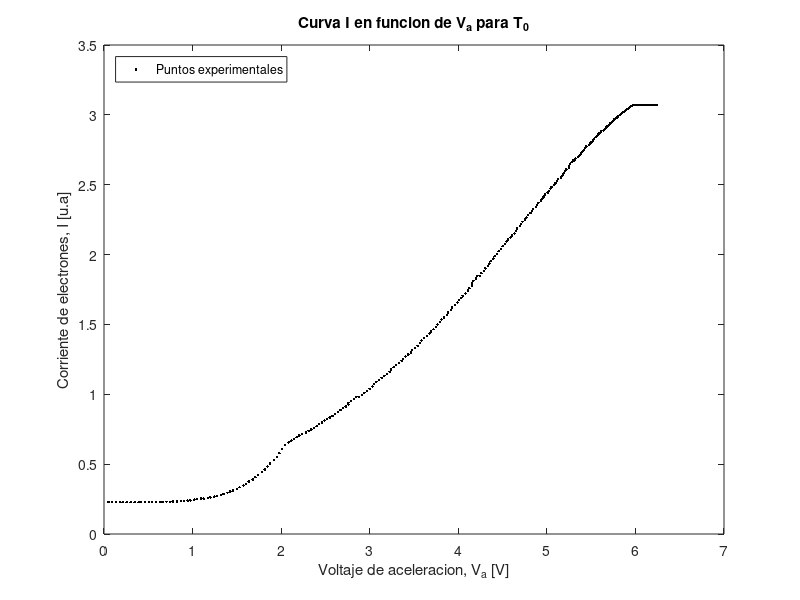
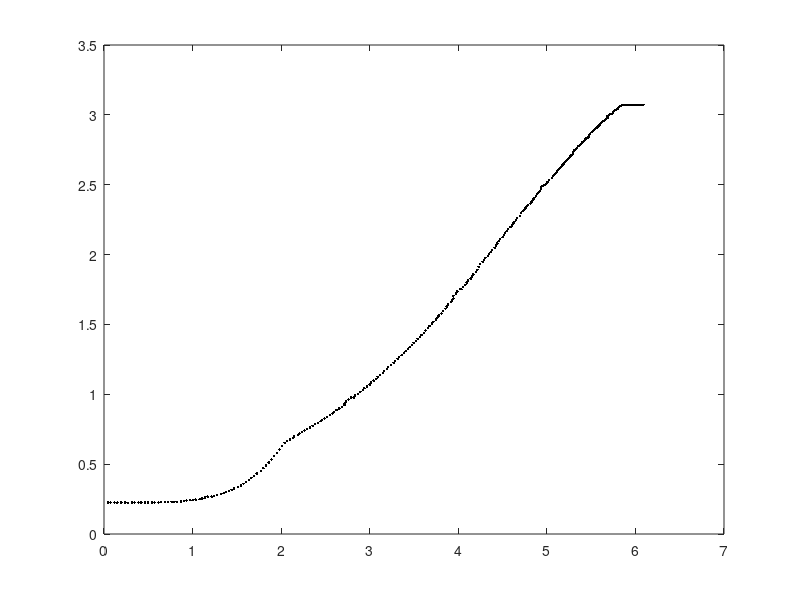
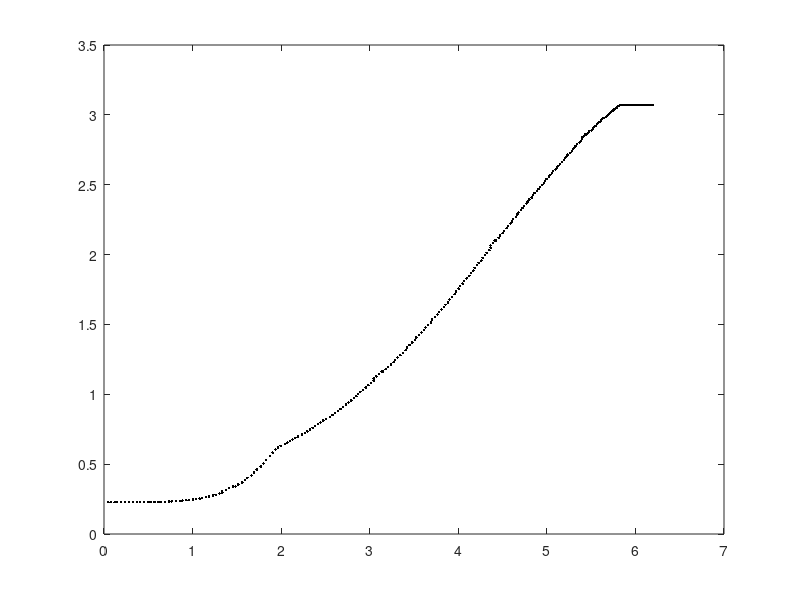
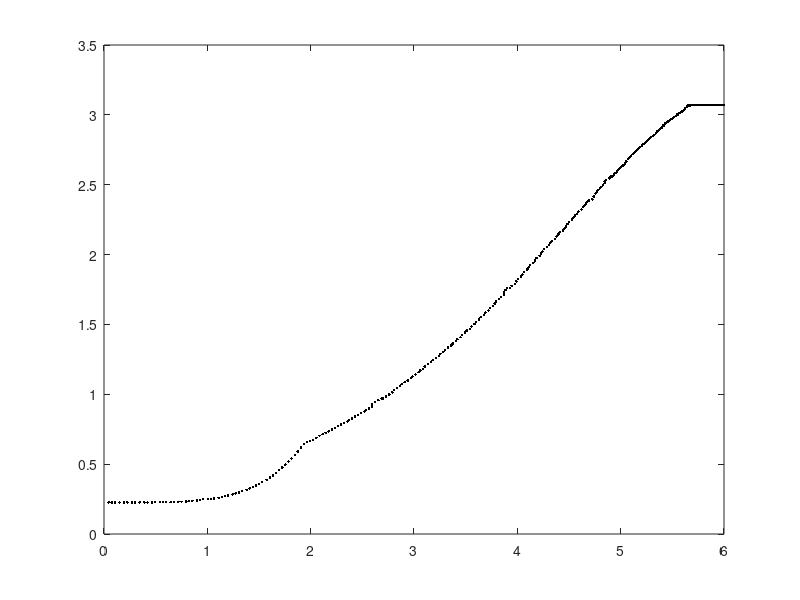

Reproduce these figures in MATLAB, in order.
clear all; close all;
Iv30 = [0.228	0.228	0.228	0.228	0.2295	0.2295	0.2295	0.2295	0.2295	0.228	0.228	0.228	0.228	0.228	0.228	0.228	0.228	0.228	0.228	0.2295	0.2295	0.231	0.231	0.2325	0.234	0.2355	0.237	0.2385	0.24	0.243	0.246	0.249	0.2535	0.2535	0.258	0.2625	0.267	0.273	0.2805	0.2865	0.2955	0.303	0.312	0.3225	0.3345	0.3465	0.36	0.375	0.39	0.4065	0.423	0.4425	0.462	0.483	0.5055	0.528	0.552	0.579	0.6075	0.636	0.6555	0.669	0.681	0.693	0.705	0.7155	0.7275	0.738	0.7485	0.759	0.7725	0.786	0.7995	0.8115	0.822	0.834	0.8445	0.858	0.8715	0.8865	0.9015	0.9135	0.927	0.939	0.9525	0.966	0.981	0.981	0.9945	1.0095	1.023	1.0395	1.056	1.074	1.089	1.1025	1.1175	1.1325	1.146	1.161	1.1775	1.194	1.209	1.2225	1.239	1.254	1.2705	1.2855	1.3005	1.3155	1.3305	1.347	1.365	1.3845	1.4025	1.419	1.434	1.4505	1.4655	1.482	1.5	1.518	1.5345	1.551	1.5675	1.5855	1.6035	1.6215	1.6395	1.656	1.674	1.6905	1.7055	1.722	1.7415	1.7595	1.7775	1.794	1.812	1.83	1.848	1.848	1.866	1.8825	1.9005	1.917	1.935	1.953	1.971	1.989	2.0055	2.0235	2.0415	2.0595	2.076	2.0925	2.1075	2.1225	2.1375	2.151	2.1675	2.1855	2.2035	2.22	2.235	2.25	2.265	2.2815	2.298	2.313	2.3265	2.3415	2.3565	2.37	2.3865	2.4015	2.415	2.43	2.4435	2.457	2.472	2.4855	2.5005	2.514	2.5275	2.541	2.553	2.5665	2.5815	2.5965	2.61	2.622	2.6355	2.6475	2.661	2.6745	2.6745	2.688	2.7	2.712	2.724	2.736	2.748	2.7615	2.7735	2.7855	2.796	2.8065	2.817	2.8275	2.8395	2.85	2.8605	2.871	2.88	2.889	2.8995	2.91	2.9205	2.928	2.937	2.9445	2.955	2.9655	2.9745	2.982	2.9895	2.997	3.0045	3.012	3.0195	3.0285	3.036	3.042	3.0495	3.057	3.063	3.069	3.0705	3.072	3.072	3.072	3.072	3.072	3.072	3.072	3.072	3.072	3.072	3.072	3.072	3.072	3.072	3.072	3.072	3.072	3.072	3.072	3.072	3.072]; 
Vv30 = [0.045	0.045	0.045	0.045	0.045	0.06	0.09	0.135	0.18	0.21	0.255	0.3	0.345	0.39	0.42	0.465	0.51	0.54	0.585	0.63	0.66	0.705	0.75	0.78	0.825	0.87	0.9	0.945	0.975	0.975	1.02	1.05	1.095	1.125	1.17	1.2	1.245	1.275	1.32	1.35	1.395	1.425	1.455	1.5	1.53	1.575	1.605	1.635	1.68	1.71	1.74	1.785	1.815	1.845	1.875	1.92	1.95	1.98	2.01	2.04	2.085	2.115	2.145	2.175	2.205	2.235	2.28	2.31	2.34	2.37	2.4	2.43	2.46	2.49	2.52	2.55	2.58	2.61	2.64	2.67	2.7	2.73	2.76	2.76	2.79	2.82	2.85	2.88	2.91	2.94	2.97	3	3.03	3.045	3.075	3.105	3.135	3.165	3.195	3.225	3.24	3.27	3.3	3.33	3.36	3.375	3.405	3.435	3.465	3.48	3.51	3.54	3.57	3.585	3.615	3.645	3.675	3.69	3.72	3.75	3.765	3.795	3.81	3.84	3.87	3.885	3.915	3.93	3.96	3.99	4.005	4.035	4.05	4.08	4.11	4.125	4.155	4.155	4.17	4.2	4.215	4.245	4.26	4.29	4.305	4.335	4.35	4.365	4.395	4.41	4.44	4.455	4.485	4.5	4.53	4.545	4.56	4.59	4.605	4.635	4.65	4.665	4.695	4.71	4.725	4.755	4.77	4.785	4.815	4.83	4.845	4.875	4.89	4.905	4.935	4.95	4.965	4.98	5.01	5.025	5.04	5.055	5.085	5.1	5.115	5.13	5.16	5.175	5.19	5.205	5.22	5.25	5.25	5.265	5.28	5.295	5.31	5.325	5.355	5.37	5.385	5.4	5.415	5.43	5.445	5.475	5.49	5.505	5.52	5.535	5.55	5.565	5.58	5.595	5.61	5.64	5.655	5.67	5.685	5.7	5.715	5.73	5.745	5.76	5.775	5.79	5.805	5.82	5.835	5.85	5.865	5.88	5.895	5.91	5.925	5.94	5.955	5.97	5.985	6	6.015	6.03	6.03	6.045	6.06	6.075	6.075	6.09	6.105	6.12	6.135	6.15	6.165	6.18	6.195	6.21	6.21	6.225	6.24	6.09];
Iv25 = [0.225	0.225	0.225	0.225	0.225	0.2265	0.225	0.225	0.225	0.2265	0.225	0.225	0.225	0.225	0.225	0.225	0.225	0.225	0.2235	0.225	0.2265	0.2265	0.2265	0.2265	0.2265	0.2265	0.2265	0.2265	0.228	0.2295	0.2295	0.231	0.231	0.231	0.2325	0.237	0.24	0.2415	0.243	0.246	0.249	0.252	0.258	0.2625	0.267	0.267	0.273	0.279	0.285	0.2925	0.3	0.3075	0.3165	0.327	0.336	0.348	0.36	0.3735	0.387	0.402	0.417	0.4335	0.4515	0.471	0.4905	0.5115	0.534	0.5565	0.579	0.6045	0.6315	0.6525	0.666	0.6765	0.687	0.6975	0.708	0.7185	0.7305	0.741	0.7515	0.762	0.774	0.786	0.7965	0.807	0.816	0.8265	0.837	0.8505	0.8625	0.8745	0.8865	0.8985	0.9105	0.924	0.936	0.9495	0.963	0.9765	0.9765	0.99	1.0035	1.017	1.0305	1.044	1.056	1.0695	1.0845	1.098	1.1115	1.125	1.1385	1.1535	1.167	1.182	1.1955	1.2105	1.2255	1.239	1.254	1.266	1.281	1.2945	1.3095	1.323	1.338	1.3545	1.368	1.3815	1.3965	1.4115	1.425	1.44	1.4565	1.473	1.4895	1.506	1.5195	1.536	1.551	1.5645	1.5795	1.596	1.6125	1.6275	1.644	1.659	1.6725	1.686	1.704	1.7205	1.737	1.752	1.752	1.7685	1.7835	1.8	1.815	1.8285	1.8435	1.8585	1.8735	1.8915	1.9125	1.9335	1.9485	1.9605	1.977	1.9905	2.004	2.0175	2.0325	2.049	2.0655	2.0805	2.0955	2.1105	2.124	2.139	2.154	2.1675	2.1825	2.1975	2.2095	2.2215	2.235	2.2485	2.262	2.2755	2.2965	2.31	2.3175	2.3295	2.343	2.355	2.367	2.3805	2.394	2.406	2.4195	2.433	2.4435	2.4555	2.4675	2.4795	2.49	2.4975	2.4975	2.5095	2.5215	2.535	2.5485	2.5605	2.571	2.5815	2.5935	2.6055	2.6175	2.6265	2.6385	2.6505	2.661	2.67	2.6805	2.691	2.703	2.7135	2.724	2.7345	2.745	2.7555	2.7645	2.775	2.7825	2.79	2.802	2.8125	2.823	2.8305	2.8365	2.844	2.8545	2.8635	2.8755	2.886	2.8935	2.901	2.9085	2.916	2.925	2.9325	2.9415	2.949	2.9565	2.964	2.9715	2.979	2.985	2.991	2.9985	3.0045	3.0045	3.012	3.0195	3.027	3.0345	3.0405	3.0465	3.051	3.0585	3.0645	3.069	3.0705	3.072	3.072	3.072	3.072	3.072	3.072	3.072	3.072	3.072	3.072	3.072	3.072	3.072	3.072	3.072	3.072	3.072	3.072	3.072	3.072	3.072];
Vv25 = [0.045	0.045	0.045	0.045	0.045	0.045	0.045	0.045	0.045	0.045	0.045	0.045	0.045	0.075	0.12	0.15	0.195	0.24	0.27	0.315	0.345	0.39	0.42	0.465	0.495	0.54	0.57	0.615	0.645	0.69	0.72	0.765	0.795	0.825	0.87	0.9	0.93	0.975	1.005	1.035	1.08	1.11	1.11	1.14	1.17	1.215	1.245	1.275	1.32	1.35	1.38	1.41	1.44	1.47	1.515	1.545	1.575	1.605	1.635	1.665	1.695	1.725	1.77	1.8	1.83	1.86	1.89	1.92	1.95	1.98	2.01	2.04	2.07	2.1	2.13	2.145	2.19	2.205	2.235	2.265	2.295	2.325	2.355	2.385	2.415	2.445	2.46	2.49	2.52	2.55	2.58	2.595	2.625	2.655	2.685	2.715	2.715	2.73	2.76	2.79	2.82	2.835	2.865	2.895	2.925	2.94	2.97	3	3.015	3.045	3.075	3.09	3.12	3.15	3.165	3.195	3.21	3.24	3.27	3.285	3.315	3.33	3.36	3.39	3.405	3.435	3.45	3.48	3.495	3.525	3.54	3.57	3.585	3.615	3.63	3.66	3.675	3.705	3.72	3.75	3.765	3.78	3.81	3.825	3.855	3.87	3.885	3.915	3.93	3.945	3.945	3.975	3.99	4.02	4.035	4.05	4.08	4.095	4.11	4.14	4.155	4.17	4.2	4.215	4.23	4.245	4.275	4.29	4.305	4.335	4.35	4.365	4.38	4.41	4.425	4.44	4.455	4.47	4.5	4.515	4.53	4.545	4.56	4.59	4.605	4.62	4.635	4.65	4.665	4.695	4.71	4.725	4.74	4.755	4.77	4.785	4.815	4.83	4.845	4.86	4.875	4.89	4.905	4.92	4.935	4.935	4.95	4.965	4.98	4.995	5.01	5.025	5.055	5.07	5.085	5.1	5.115	5.13	5.145	5.16	5.175	5.19	5.205	5.22	5.235	5.25	5.265	5.28	5.295	5.295	5.31	5.325	5.34	5.355	5.37	5.385	5.4	5.415	5.43	5.445	5.46	5.475	5.475	5.49	5.505	5.52	5.535	5.55	5.565	5.58	5.595	5.595	5.61	5.625	5.64	5.655	5.67	5.685	5.685	5.685	5.7	5.715	5.73	5.745	5.745	5.76	5.775	5.79	5.805	5.805	5.82	5.835	5.85	5.85	5.865	5.88	5.895	5.91	5.91	5.925	5.94	5.955	5.955	5.97	5.985	6	6	6.015	6.03	6.045	6.045	6.06	6.075	6.09	6.09];
Iv20 = [0.228	0.228	0.228	0.228	0.228	0.228	0.228	0.228	0.2295	0.2295	0.228	0.228	0.228	0.228	0.228	0.2295	0.2295	0.228	0.228	0.2295	0.2295	0.231	0.2325	0.234	0.2355	0.237	0.2385	0.2415	0.2445	0.2475	0.2505	0.2535	0.258	0.264	0.2685	0.2745	0.2805	0.2895	0.297	0.306	0.3165	0.3285	0.3405	0.3405	0.354	0.369	0.3855	0.402	0.42	0.4395	0.4605	0.483	0.5055	0.531	0.5565	0.582	0.6045	0.6195	0.6315	0.6435	0.654	0.666	0.6765	0.6885	0.699	0.711	0.723	0.735	0.747	0.7605	0.7725	0.786	0.798	0.8115	0.825	0.8385	0.852	0.867	0.8805	0.8955	0.9105	0.9255	0.9405	0.9555	0.972	0.987	1.002	1.017	1.032	1.0485	1.065	1.0815	1.0965	1.113	1.128	1.146	1.164	1.164	1.179	1.1955	1.212	1.23	1.2465	1.263	1.2795	1.2975	1.3155	1.335	1.353	1.371	1.3875	1.4055	1.4235	1.443	1.461	1.4775	1.4955	1.515	1.5345	1.5525	1.5705	1.5885	1.6065	1.6245	1.641	1.6575	1.677	1.695	1.716	1.737	1.7565	1.7745	1.7925	1.8105	1.83	1.848	1.8675	1.8855	1.905	1.9245	1.941	1.9575	1.977	1.9965	2.013	2.031	2.0475	2.0655	2.0835	2.1015	2.1015	2.1195	2.136	2.1525	2.1705	2.1885	2.205	2.2215	2.238	2.2545	2.271	2.286	2.301	2.3175	2.334	2.349	2.3655	2.379	2.394	2.409	2.4255	2.4405	2.4555	2.469	2.4825	2.499	2.514	2.5275	2.541	2.5575	2.571	2.5845	2.5965	2.61	2.6235	2.6355	2.649	2.6625	2.676	2.6895	2.7015	2.715	2.7285	2.742	2.754	2.766	2.778	2.79	2.8035	2.814	2.826	2.838	2.8485	2.859	2.859	2.8695	2.88	2.889	2.901	2.9115	2.922	2.9325	2.9415	2.9505	2.9595	2.9685	2.9775	2.9865	2.994	3.0045	3.0135	3.0225	3.0315	3.039	3.0465	3.054	3.0615	3.0675	3.0705	3.072	3.072	3.072	3.072	3.072	3.072	3.072	3.072	3.072	3.072	3.072	3.072	3.072	3.072	3.072	3.072	3.072	3.072	3.072	3.072	3.072	3.072	3.072	3.072	3.072];
Vv20 = [0.045	0.045	0.045	0.045	0.045	0.045	0.075	0.12	0.15	0.195	0.24	0.285	0.33	0.375	0.405	0.45	0.495	0.525	0.57	0.615	0.645	0.69	0.735	0.765	0.81	0.855	0.885	0.93	0.96	1.005	1.035	1.08	1.11	1.155	1.185	1.23	1.26	1.305	1.335	1.335	1.38	1.41	1.455	1.485	1.515	1.56	1.59	1.62	1.665	1.695	1.725	1.77	1.8	1.83	1.875	1.905	1.935	1.965	1.995	2.04	2.07	2.1	2.13	2.16	2.19	2.235	2.265	2.295	2.325	2.355	2.385	2.415	2.445	2.475	2.505	2.55	2.58	2.61	2.64	2.67	2.7	2.73	2.76	2.79	2.82	2.85	2.865	2.895	2.925	2.955	2.985	3.015	3.045	3.045	3.075	3.105	3.135	3.15	3.18	3.21	3.24	3.27	3.285	3.315	3.345	3.375	3.405	3.42	3.45	3.48	3.51	3.525	3.555	3.585	3.615	3.63	3.66	3.69	3.705	3.735	3.765	3.78	3.81	3.84	3.855	3.885	3.9	3.93	3.96	3.975	4.005	4.02	4.05	4.065	4.095	4.125	4.14	4.17	4.185	4.215	4.23	4.26	4.275	4.305	4.32	4.35	4.365	4.365	4.395	4.41	4.425	4.455	4.47	4.5	4.515	4.545	4.56	4.59	4.605	4.62	4.65	4.665	4.68	4.71	4.725	4.74	4.77	4.785	4.8	4.83	4.845	4.86	4.89	4.905	4.92	4.95	4.965	4.98	4.995	5.025	5.04	5.055	5.07	5.1	5.115	5.13	5.145	5.175	5.19	5.205	5.22	5.235	5.265	5.28	5.295	5.31	5.325	5.34	5.37	5.385	5.4	5.4	5.415	5.43	5.445	5.46	5.475	5.505	5.52	5.535	5.55	5.565	5.58	5.595	5.61	5.625	5.64	5.67	5.685	5.7	5.715	5.73	5.745	5.76	5.775	5.79	5.805	5.82	5.835	5.85	5.865	5.88	5.895	5.91	5.925	5.94	5.955	5.97	5.97	5.985	6	6.015	6.03	6.045	6.06	6.075	6.09	6.105	6.12	6.135	6.15	6.165	6.18	6.195];
Iv15 = [0.2265	0.2265	0.2265	0.225	0.2265	0.2265	0.2265	0.225	0.2265	0.2265	0.2265	0.2265	0.2265	0.2265	0.2265	0.2265	0.2265	0.2265	0.228	0.228	0.228	0.228	0.228	0.2295	0.231	0.231	0.2325	0.2355	0.237	0.24	0.243	0.2445	0.249	0.252	0.252	0.255	0.2595	0.2655	0.2715	0.276	0.2835	0.291	0.2985	0.3075	0.3165	0.327	0.3375	0.348	0.36	0.3735	0.3885	0.4035	0.42	0.438	0.456	0.4755	0.4965	0.519	0.5415	0.5655	0.591	0.618	0.6435	0.6585	0.666	0.6735	0.6885	0.7035	0.714	0.7245	0.735	0.747	0.759	0.771	0.783	0.7935	0.8055	0.816	0.828	0.84	0.8535	0.8655	0.8775	0.8895	0.8985	0.9135	0.9285	0.9435	0.957	0.9705	0.9705	0.9855	0.999	1.014	1.029	1.044	1.059	1.0725	1.086	1.0995	1.1145	1.128	1.143	1.158	1.17	1.182	1.1985	1.215	1.23	1.2435	1.2585	1.275	1.29	1.3035	1.3185	1.3335	1.3485	1.3635	1.38	1.395	1.4085	1.425	1.4415	1.4565	1.4685	1.485	1.503	1.5195	1.536	1.5525	1.569	1.584	1.6005	1.6155	1.632	1.6485	1.665	1.6815	1.6965	1.7115	1.7295	1.746	1.7625	1.7625	1.776	1.7895	1.8075	1.8255	1.842	1.8585	1.8765	1.893	1.908	1.9245	1.941	1.9575	1.9755	1.9905	2.007	2.022	2.0385	2.0535	2.07	2.085	2.097	2.1105	2.1285	2.1435	2.1585	2.1735	2.187	2.202	2.2185	2.235	2.25	2.265	2.2785	2.2905	2.307	2.3235	2.3385	2.352	2.3655	2.379	2.3865	2.3955	2.4165	2.4375	2.451	2.463	2.475	2.4855	2.499	2.511	2.523	2.535	2.5455	2.559	2.559	2.5725	2.5845	2.595	2.6085	2.6205	2.631	2.6385	2.6505	2.667	2.682	2.6955	2.7075	2.718	2.727	2.7375	2.7495	2.76	2.7705	2.7795	2.79	2.8005	2.8095	2.82	2.8305	2.841	2.8485	2.856	2.868	2.8815	2.892	2.901	2.91	2.919	2.928	2.937	2.946	2.9535	2.961	2.9685	2.9775	2.985	2.991	2.9985	3.006	3.0135	3.018	3.024	3.033	3.042	3.0495	3.057	3.063	3.0675	3.0675	3.0705	3.072	3.072	3.072	3.072	3.072	3.072	3.072	3.072	3.072	3.072	3.072	3.072	3.072	3.072	3.072	3.072	3.072	3.072	3.072	3.072	3.072	3.072	3.072	3.072	3.072	3.072	3.072];
Vv15 = [0.045	0.045	0.045	0.045	0.045	0.045	0.045	0.075	0.105	0.15	0.195	0.225	0.27	0.3	0.345	0.39	0.42	0.465	0.495	0.54	0.57	0.6	0.645	0.675	0.72	0.75	0.795	0.825	0.855	0.9	0.93	0.93	0.96	1.005	1.035	1.065	1.11	1.14	1.17	1.2	1.245	1.275	1.305	1.335	1.38	1.41	1.44	1.47	1.5	1.53	1.575	1.605	1.635	1.665	1.695	1.725	1.755	1.785	1.815	1.845	1.875	1.905	1.935	1.965	1.995	2.025	2.055	2.085	2.115	2.145	2.175	2.205	2.235	2.265	2.295	2.325	2.355	2.37	2.4	2.43	2.46	2.49	2.52	2.535	2.565	2.595	2.595	2.625	2.655	2.685	2.7	2.73	2.76	2.79	2.805	2.835	2.865	2.88	2.91	2.94	2.97	2.985	3.015	3.045	3.06	3.09	3.105	3.135	3.165	3.18	3.21	3.24	3.255	3.285	3.3	3.33	3.36	3.375	3.405	3.42	3.45	3.465	3.495	3.51	3.54	3.555	3.585	3.6	3.63	3.645	3.675	3.69	3.72	3.735	3.765	3.78	3.795	3.825	3.84	3.87	3.87	3.885	3.9	3.93	3.945	3.975	3.99	4.005	4.035	4.05	4.065	4.095	4.11	4.125	4.155	4.17	4.185	4.215	4.23	4.245	4.26	4.29	4.305	4.32	4.335	4.365	4.38	4.395	4.41	4.44	4.455	4.47	4.485	4.5	4.53	4.545	4.56	4.575	4.59	4.62	4.635	4.65	4.665	4.68	4.695	4.725	4.74	4.755	4.77	4.785	4.8	4.815	4.83	4.845	4.845	4.86	4.89	4.905	4.92	4.935	4.95	4.965	4.98	4.995	5.01	5.025	5.04	5.055	5.07	5.085	5.1	5.115	5.13	5.145	5.16	5.175	5.19	5.205	5.22	5.235	5.25	5.265	5.28	5.295	5.31	5.325	5.34	5.355	5.37	5.385	5.4	5.415	5.415	5.43	5.445	5.46	5.475	5.49	5.505	5.52	5.535	5.55	5.55	5.565	5.58	5.595	5.61	5.625	5.625	5.64	5.64	5.655	5.67	5.685	5.7	5.715	5.715	5.73	5.745	5.76	5.775	5.775	5.79	5.805	5.82	5.835	5.835	5.85	5.865	5.88	5.88	5.895	5.91	5.925	5.925	5.94	5.955	5.97	5.97	5.985	6];
Iv10 = [0.2265	0.2265	0.228	0.228	0.228	0.228	0.228	0.228	0.2265	0.2265	0.228	0.2295	0.2295	0.2295	0.2295	0.2295	0.228	0.228	0.228	0.228	0.2295	0.2295	0.2295	0.2295	0.2295	0.231	0.231	0.2325	0.2325	0.234	0.2355	0.2385	0.24	0.2415	0.2445	0.2475	0.2505	0.2505	0.255	0.258	0.264	0.2685	0.2745	0.2805	0.288	0.2955	0.303	0.312	0.3225	0.333	0.345	0.3585	0.3735	0.39	0.408	0.426	0.4455	0.468	0.4905	0.5145	0.54	0.5685	0.597	0.624	0.6435	0.657	0.6705	0.684	0.696	0.7095	0.7215	0.7335	0.7455	0.7575	0.7695	0.783	0.795	0.8085	0.8205	0.8355	0.849	0.8625	0.876	0.891	0.906	0.921	0.936	0.9495	0.9645	0.9795	0.996	0.996	1.0125	1.029	1.044	1.0605	1.0785	1.0965	1.1115	1.125	1.14	1.155	1.173	1.1895	1.206	1.2225	1.239	1.257	1.2765	1.296	1.3125	1.329	1.3485	1.3635	1.38	1.3965	1.4145	1.431	1.4475	1.4655	1.482	1.5015	1.521	1.5405	1.5585	1.5765	1.5945	1.6125	1.6305	1.65	1.671	1.689	1.707	1.725	1.743	1.761	1.7805	1.7985	1.818	1.8375	1.8555	1.875	1.893	1.9125	1.932	1.953	1.953	1.971	1.9905	2.0085	2.0235	2.0325	2.0505	2.0745	2.097	2.1165	2.1345	2.151	2.1675	2.184	2.2005	2.2185	2.2365	2.25	2.2665	2.283	2.2995	2.3145	2.331	2.349	2.3625	2.3775	2.397	2.4165	2.436	2.451	2.466	2.4825	2.496	2.5095	2.5245	2.538	2.553	2.5665	2.5815	2.595	2.61	2.625	2.6385	2.6535	2.6625	2.6775	2.7045	2.7195	2.7285	2.739	2.7525	2.7645	2.778	2.79	2.79	2.8035	2.8155	2.8275	2.8395	2.8515	2.8635	2.8755	2.8875	2.8995	2.9085	2.916	2.9295	2.94	2.949	2.958	2.9685	2.9775	2.9895	3	3.009	3.0195	3.0285	3.036	3.0435	3.0525	3.06	3.0675	3.0705	3.072	3.072	3.072	3.072	3.072	3.072	3.072	3.072	3.072	3.072	3.072	3.072	3.072	3.072	3.072	3.072	3.072	3.072	3.072	3.072	3.072	3.072];
Vv10 = [0.045	0.045	0.045	0.045	0.045	0.045	0.045	0.045	0.045	0.045	0.045	0.045	0.06	0.09	0.135	0.18	0.225	0.27	0.3	0.345	0.39	0.435	0.465	0.51	0.555	0.6	0.63	0.675	0.705	0.75	0.795	0.825	0.87	0.915	0.915	0.945	0.99	1.02	1.065	1.095	1.14	1.17	1.215	1.245	1.29	1.32	1.365	1.395	1.425	1.47	1.5	1.545	1.575	1.605	1.65	1.68	1.71	1.755	1.785	1.815	1.845	1.89	1.92	1.95	1.98	2.01	2.055	2.085	2.115	2.145	2.175	2.22	2.25	2.28	2.31	2.34	2.37	2.4	2.43	2.46	2.49	2.535	2.565	2.595	2.625	2.655	2.685	2.715	2.715	2.745	2.775	2.805	2.835	2.865	2.88	2.91	2.94	2.97	3	3.03	3.06	3.09	3.12	3.15	3.165	3.195	3.225	3.255	3.285	3.3	3.33	3.36	3.39	3.42	3.435	3.465	3.495	3.525	3.54	3.57	3.6	3.615	3.645	3.675	3.69	3.72	3.75	3.765	3.795	3.825	3.84	3.87	3.9	3.915	3.945	3.96	3.99	4.02	4.035	4.065	4.08	4.11	4.11	4.125	4.155	4.17	4.2	4.23	4.245	4.26	4.29	4.305	4.335	4.35	4.38	4.395	4.425	4.44	4.47	4.485	4.5	4.53	4.545	4.575	4.59	4.62	4.635	4.65	4.68	4.695	4.71	4.74	4.755	4.77	4.8	4.815	4.83	4.86	4.875	4.89	4.92	4.935	4.95	4.965	4.995	5.01	5.025	5.055	5.07	5.085	5.1	5.13	5.145	5.16	5.175	5.19	5.19	5.22	5.235	5.25	5.265	5.28	5.31	5.325	5.34	5.355	5.37	5.385	5.4	5.43	5.445	5.46	5.475	5.49	5.505	5.52	5.535	5.565	5.58	5.595	5.61	5.625	5.64	5.655	5.67	5.685	5.7	5.715	5.73	5.745	5.76	5.775	5.79	5.805	5.82	5.835	5.85	5.865	5.88	5.895	5.91	5.925	5.94	5.955	5.97	5.985	6	6.015	6.03	6.045	6.045];
Iv05 = [0.2265	0.2265	0.2265	0.2265	0.2265	0.2265	0.2265	0.228	0.228	0.2265	0.2265	0.2295	0.228	0.2265	0.2265	0.2265	0.2265	0.2265	0.228	0.228	0.228	0.2295	0.2295	0.231	0.2325	0.234	0.2355	0.2385	0.24	0.243	0.246	0.249	0.2535	0.258	0.2625	0.2685	0.2745	0.2805	0.288	0.297	0.3045	0.315	0.3255	0.3375	0.3495	0.363	0.378	0.3945	0.411	0.411	0.4305	0.4485	0.4695	0.4905	0.5145	0.54	0.5685	0.597	0.6255	0.6495	0.6645	0.6765	0.687	0.699	0.711	0.723	0.735	0.747	0.759	0.7725	0.7845	0.798	0.8085	0.8205	0.834	0.8475	0.8625	0.876	0.888	0.9015	0.9165	0.9315	0.945	0.96	0.9765	0.99	1.005	1.0215	1.0365	1.053	1.068	1.0845	1.0995	1.1145	1.131	1.1475	1.164	1.179	1.1955	1.2105	1.2285	1.2435	1.2585	1.2585	1.275	1.293	1.308	1.3245	1.341	1.3575	1.374	1.392	1.4085	1.4265	1.443	1.461	1.479	1.497	1.515	1.5315	1.5495	1.5675	1.5855	1.6035	1.6215	1.6395	1.659	1.677	1.695	1.7115	1.7295	1.749	1.7685	1.7865	1.806	1.8255	1.8435	1.863	1.8795	1.8975	1.9155	1.9365	1.9545	1.9725	1.992	2.01	2.028	2.046	2.0655	2.0835	2.103	2.121	2.136	2.151	2.169	2.187	2.205	2.2215	2.2215	2.238	2.256	2.2725	2.2875	2.307	2.325	2.34	2.3565	2.3715	2.388	2.403	2.418	2.4345	2.451	2.466	2.4825	2.4975	2.514	2.529	2.5425	2.5575	2.574	2.5875	2.601	2.6145	2.6295	2.6445	2.658	2.6715	2.685	2.6985	2.712	2.724	2.736	2.7495	2.7615	2.7735	2.784	2.796	2.808	2.8185	2.8305	2.844	2.8545	2.8635	2.874	2.886	2.898	2.91	2.9205	2.9295	2.9385	2.9385	2.9475	2.958	2.9685	2.979	2.9895	2.9985	3.0075	3.0165	3.0255	3.0345	3.0435	3.051	3.06	3.0675	3.0705	3.072	3.072	3.072	3.072	3.072	3.072	3.072	3.072	3.072	3.072	3.072	3.072	3.072	3.072	3.072	3.072	3.072	3.072	3.072	3.072	3.072	3.072	3.072	3.072	3.072	3.072	3.072	3.072	3.072	3.072	3.072	3.072	3.072	3.072	3.072	3.072	3.072	3.072	3.072	3.072	3.072	3.072	3.072	3.072	3.072	3.072	3.072	3.072	3.072	3.072	3.072	3.072	3.072	3.072	3.072	3.072	3.072	3.072	3.072	3.072	3.072	3.072	3.072	3.072	3.072	3.072	3.072	3.072	3.072	3.072	3.072	3.072	3.072	3.072	3.072	3.072	3.072	3.072	3.072	3.072	3.072	3.072	3.072	3.072	3.072	3.072	3.072	3.072	3.072	3.072	3.072	3.072	3.072	3.072	3.072	3.072	3.072	3.072	3.072	3.072	3.072	3.072	3.072];
Vv05 = [0.045	0.045	0.045	0.045	0.045	0.045	0.045	0.045	0.06	0.09	0.135	0.18	0.21	0.255	0.3	0.345	0.375	0.42	0.45	0.495	0.54	0.57	0.615	0.645	0.69	0.72	0.765	0.795	0.84	0.87	0.915	0.945	0.99	1.02	1.05	1.095	1.125	1.17	1.2	1.23	1.275	1.305	1.335	1.38	1.41	1.41	1.44	1.47	1.515	1.545	1.575	1.605	1.65	1.68	1.71	1.74	1.77	1.815	1.845	1.875	1.905	1.935	1.965	1.995	2.025	2.055	2.085	2.115	2.16	2.19	2.22	2.25	2.28	2.31	2.34	2.37	2.4	2.43	2.46	2.475	2.505	2.535	2.565	2.595	2.625	2.655	2.685	2.715	2.745	2.76	2.79	2.82	2.85	2.88	2.91	2.925	2.955	2.985	3.015	3.015	3.03	3.06	3.09	3.12	3.15	3.165	3.195	3.225	3.24	3.27	3.3	3.315	3.345	3.375	3.39	3.42	3.45	3.465	3.495	3.525	3.54	3.57	3.585	3.615	3.645	3.66	3.69	3.705	3.735	3.75	3.78	3.795	3.825	3.84	3.87	3.885	3.915	3.93	3.96	3.975	4.005	4.02	4.05	4.065	4.08	4.11	4.125	4.155	4.17	4.2	4.215	4.23	4.26	4.275	4.275	4.29	4.32	4.335	4.365	4.38	4.395	4.41	4.44	4.455	4.47	4.5	4.515	4.53	4.56	4.575	4.59	4.62	4.635	4.65	4.665	4.695	4.71	4.725	4.74	4.755	4.785	4.8	4.815	4.83	4.845	4.875	4.89	4.905	4.92	4.935	4.95	4.98	4.995	5.01	5.025	5.04	5.055	5.085	5.1	5.115	5.13	5.145	5.16	5.175	5.19	5.205	5.22	5.25	5.25	5.265	5.28	5.295	5.31	5.325	5.34	5.355	5.37	5.385	5.4	5.415	5.43	5.445	5.46	5.475	5.49	5.505	5.52	5.535	5.55	5.565	5.58	5.595	5.61	5.625	5.64	5.655	5.67	5.685	5.685	5.7	5.715	5.73	5.745	5.76	5.775	5.79	5.805	5.805	5.82	5.835	5.85	5.865	5.88	5.895	5.91	5.91	5.925	5.94	5.955	5.97	5.985	6	6	6	6.015	6.03	6.045	6.06	6.075	6.075	6.09	6.105	6.12	6.135	6.135	6.15	6.165	6.18	6.195	6.195	6.21	6.225	6.24	6.24	6.255	6.27	6.285	6.285	6.3	6.315	6.33	6.33	6.345	6.36	6.36	6.375	6.39	6.405	6.405	6.42	6.435	6.435	6.45	6.465	6.465	6.48	6.495	6.51	6.51	6.525	6.54	6.54	6.555	6.57	6.57	6.585	6.585	6.6	6.6	6.615	6.63	6.63	6.645	6.645	6.66	6.675	6.675	6.69	6.705	6.705];
Iv00 = [0.228	0.228	0.228	0.228	0.2265	0.2265	0.228	0.2295	0.228	0.2265	0.225	0.2265	0.2265	0.228	0.228	0.228	0.2265	0.228	0.228	0.228	0.228	0.228	0.228	0.228	0.228	0.228	0.228	0.228	0.2295	0.2295	0.2295	0.231	0.231	0.2325	0.234	0.2355	0.237	0.2385	0.24	0.243	0.246	0.249	0.252	0.2565	0.261	0.2655	0.2715	0.2775	0.2835	0.291	0.3	0.309	0.318	0.3285	0.3405	0.354	0.3675	0.3825	0.399	0.417	0.435	0.456	0.477	0.4995	0.525	0.5505	0.5775	0.6075	0.63	0.6465	0.6585	0.6705	0.6825	0.6945	0.7065	0.7185	0.732	0.7425	0.7425	0.7545	0.768	0.7815	0.7935	0.807	0.822	0.8355	0.8505	0.864	0.879	0.8955	0.909	0.924	0.9375	0.9525	0.9675	0.984	1.0005	1.0155	1.032	1.0485	1.065	1.0815	1.0995	1.116	1.134	1.1505	1.167	1.185	1.2015	1.218	1.2345	1.2525	1.269	1.2855	1.3035	1.323	1.341	1.3605	1.3785	1.398	1.4145	1.4325	1.4505	1.47	1.4895	1.509	1.5285	1.548	1.566	1.5855	1.605	1.6245	1.6245	1.644	1.6635	1.683	1.7025	1.7235	1.7445	1.764	1.7835	1.803	1.8225	1.8435	1.863	1.884	1.905	1.9245	1.944	1.9635	1.983	2.0025	2.022	2.0415	2.0625	2.082	2.103	2.1225	2.142	2.1585	2.178	2.196	2.2155	2.235	2.253	2.271	2.2905	2.307	2.3235	2.34	2.358	2.376	2.3925	2.4105	2.4285	2.4465	2.463	2.4795	2.4975	2.5155	2.5335	2.5485	2.565	2.58	2.5965	2.6115	2.6115	2.6265	2.6415	2.658	2.6745	2.6895	2.703	2.718	2.7315	2.7465	2.7615	2.7765	2.793	2.805	2.8155	2.829	2.841	2.8545	2.8665	2.8785	2.8905	2.9025	2.9145	2.925	2.9355	2.946	2.958	2.9685	2.979	2.988	2.9985	3.009	3.018	3.0255	3.0345	3.042	3.051	3.06	3.0675	3.0705	3.072	3.072	3.072	3.072	3.072	3.072	3.072	3.072	3.072	3.072	3.072	3.072	3.072	3.072	3.072	3.072	3.072	3.072	3.072	3.072	3.072	3.072];
Vv00 = [0.045	0.045	0.045	0.045	0.045	0.045	0.045	0.06	0.045	0.045	0.06	0.06	0.06	0.045	0.06	0.045	0.075	0.105	0.15	0.195	0.195	0.24	0.285	0.33	0.36	0.405	0.45	0.495	0.525	0.57	0.615	0.645	0.69	0.735	0.765	0.81	0.855	0.885	0.93	0.96	1.005	1.035	1.08	1.11	1.155	1.185	1.23	1.26	1.305	1.335	1.38	1.41	1.455	1.485	1.515	1.56	1.59	1.62	1.665	1.695	1.725	1.77	1.8	1.83	1.875	1.905	1.935	1.965	1.995	2.04	2.07	2.1	2.13	2.16	2.205	2.205	2.235	2.265	2.295	2.325	2.355	2.385	2.415	2.445	2.475	2.52	2.55	2.58	2.61	2.64	2.67	2.7	2.73	2.76	2.79	2.82	2.85	2.865	2.895	2.925	2.955	2.985	3.015	3.045	3.075	3.105	3.135	3.15	3.18	3.21	3.24	3.27	3.3	3.315	3.345	3.375	3.405	3.435	3.45	3.48	3.51	3.525	3.555	3.585	3.615	3.63	3.66	3.69	3.705	3.705	3.735	3.765	3.78	3.81	3.84	3.855	3.885	3.915	3.93	3.96	3.975	4.005	4.02	4.05	4.08	4.095	4.125	4.14	4.17	4.185	4.215	4.23	4.26	4.275	4.305	4.32	4.35	4.365	4.395	4.41	4.44	4.455	4.485	4.5	4.515	4.545	4.56	4.59	4.605	4.62	4.65	4.665	4.695	4.71	4.725	4.755	4.77	4.785	4.815	4.83	4.845	4.875	4.89	4.89	4.905	4.92	4.95	4.965	4.98	5.01	5.025	5.04	5.055	5.085	5.1	5.115	5.13	5.16	5.175	5.19	5.205	5.22	5.25	5.265	5.28	5.295	5.31	5.325	5.355	5.37	5.385	5.4	5.415	5.43	5.445	5.475	5.49	5.505	5.52	5.535	5.55	5.565	5.58	5.61	5.625	5.64	5.655	5.67	5.685	5.7	5.715	5.73	5.745	5.76	5.775	5.79	5.805	5.805	5.82	5.835	5.85	5.865	5.88	5.895	5.91	5.925	5.94	5.91];

figure(1);clf; plot(Vv30,Iv30,'k.'); xlabel('Voltaje de aceleracion, V_a [V]'); ylabel('Corriente de electrones, I [u.a]')
legend('Puntos experimentales','Location','northwest'); title('Curva I en funcion de V_a para T_0'); print -djpeg -r100 caso1t0.jpg 
figure(2);clf; plot(Vv25,Iv25,'k.');
figure(3);clf; plot(Vv20,Iv20,'k.');
figure(4);clf; plot(Vv15,Iv15,'k.');
figure(5);clf; plot(Vv10,Iv10,'k.');
figure(6);clf; plot(Vv05,Iv05,'k.');
figure(7);clf; plot(Vv00,Iv00,'k.');
